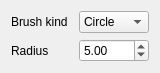
<?xml version="1.0" encoding="UTF-8"?>
<ui version="4.0">
 <class>BrushSettingsForm</class>
 <widget class="QWidget" name="BrushSettingsForm">
  <property name="geometry">
   <rect>
    <x>0</x>
    <y>0</y>
    <width>160</width>
    <height>68</height>
   </rect>
  </property>
  <property name="windowTitle">
   <string>Form</string>
  </property>
  <layout class="QGridLayout" name="gridLayout">
   <item row="0" column="0">
    <widget class="QLabel" name="label">
     <property name="text">
      <string>Brush kind</string>
     </property>
    </widget>
   </item>
   <item row="0" column="1">
    <widget class="QComboBox" name="mBrushTypeCombo">
     <item>
      <property name="text">
       <string>Circle</string>
      </property>
     </item>
     <item>
      <property name="text">
       <string>Sphere</string>
      </property>
     </item>
     <item>
      <property name="text">
       <string>Square</string>
      </property>
     </item>
     <item>
      <property name="text">
       <string>Cube</string>
      </property>
     </item>
    </widget>
   </item>
   <item row="1" column="0">
    <widget class="QLabel" name="label_2">
     <property name="text">
      <string>Radius</string>
     </property>
    </widget>
   </item>
   <item row="1" column="1">
    <widget class="QDoubleSpinBox" name="mBrushRadiusSpinBox">
     <property name="maximum">
      <double>999.990000000000009</double>
     </property>
     <property name="value">
      <double>5.000000000000000</double>
     </property>
    </widget>
   </item>
  </layout>
 </widget>
 <resources/>
 <connections/>
</ui>
